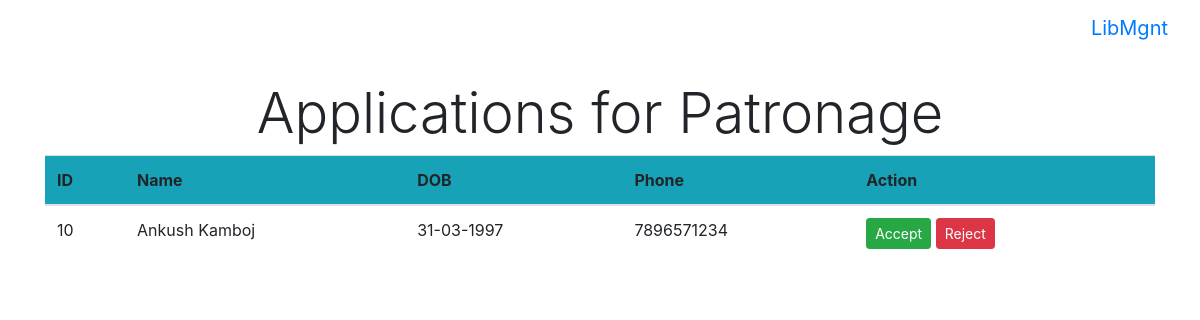
Screenshot of /applications (signed in) with the database file from the repository.
### tables this page shows
CREATE TABLE patron_reg(
	regID INTEGER PRIMARY KEY AUTOINCREMENT,
	name VARCHAR(50),
	dob DATE,
	address TEXT,
	phone VARCHAR(10));

### server.py (the view)
@app.route("/applications")
@login_required
def patronApplications():
	applications = db_util.queryPatronReg()
	return render_template("applications.html", payload={"applications":applications})

### db_util.py (called while the page is built)
def queryPatronReg():
	try:
		cursor.execute('''SELECT * FROM patron_reg;''')
		regs = cursor.fetchall()
		return regs
	except Exception as e:
		print(e)
		return None

### librarian.py (called while the page is built)
	def get(self, username):
		try:
			cursor.execute('''SELECT * FROM librarian WHERE username=:username''', (username, ))
			librarian = cursor.fetchone()
			self.librarianID = librarian[0]
			self.username = librarian[1]
			self.password = librarian[2]
			self.authenticated = False
			return self
		except Exception as e:
			print(e)
			return None

### server.py (called while the page is built)
@login_manager.user_loader
def user_loader(username):
	return Librarian().get(username)

### templates/applications.html (shortened to what this page needs)
{% extends "base.html" %}
{% block body %}
<div class="container">
	<h2 class="display-4 text-center">Applications for Patronage</h2>
	<table class="table table-hover">
		<thead>
			<tr class="bg-info">
				<th>ID</th>
				<th>Name</th>
				<th>DOB</th>
				<th>Phone</th>
				<th>Action</th>
			</tr>
		</thead>
		<tbody>
			{% for patron in payload.applications %}
			<tr>
				<td>{{patron[0]}}</td>
				<td>{{patron[1]}}</td>
				<td>{{patron[2]}}</td>
				<td>{{patron[4]}}</td>
				<td>
				<a class="btn btn-success btn-sm" href="/accept/{{patron[0]}}" role="button">Accept</a>
				<a class="btn btn-danger btn-sm" href="/reject/{{patron[0]}}" role="button">Reject</a>
				</td>
			</tr>
			{% endfor %}
		</tbody>
	</table>
</div>
{% endblock %}

### static/css/base.css (style rules this page uses)
body { padding-top: 5rem; }

### rows the page displays
patron_reg: regID "10", name "Ankush Kamboj", dob "31-03-1997", phone "7896571234"
